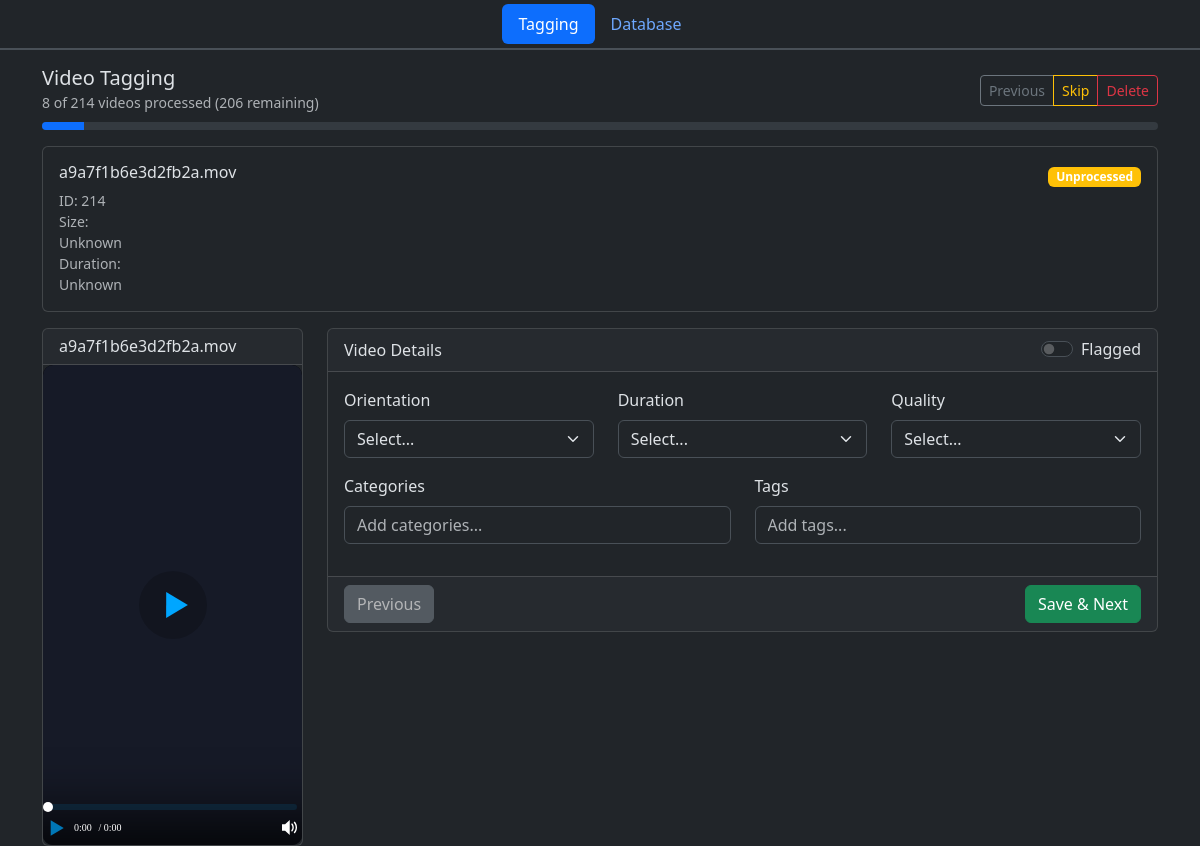
/index.php?video=214, run on the app's committed database.
### tables this page shows
CREATE TABLE videos (
            id INTEGER PRIMARY KEY,
            file_name TEXT UNIQUE,
            file_path TEXT,
            duration INTEGER,
            width INTEGER,
            height INTEGER,
            orientation TEXT,
            quality TEXT,
            is_processed INTEGER DEFAULT 0,
            flagged INTEGER DEFAULT 0,
            created_at DATETIME DEFAULT CURRENT_TIMESTAMP
        );

### includes/helpers.php (called while the page is built, shortened)
<?php
function getVideoMetadata($videoPath) {
    $metadata = [
        'duration' => 0,
        'width' => 0,
        'height' => 0,
        'size' => 0,
        'orientation' => 'unknown'
    ];
    if (!file_exists($videoPath)) {
        return $metadata;
    }
    return $metadata;
}
function formatDuration($seconds) {
    if ($seconds <= 0) return 'Unknown';
}
function formatFileSize($bytes) {
    if ($bytes <= 0) return 'Unknown';
    $units = ['B', 'KB', 'MB', 'GB', 'TB'];
    $bytes = max($bytes, 0);
    $pow = floor(($bytes ? log($bytes) : 0) / log(1024));
    $pow = min($pow, count($units) - 1);
    $bytes /= pow(1024, $pow);
    return round($bytes, 2) . ' ' . $units[$pow];
}
?>

### index.php (the view, shortened to what this page needs)
<?php
require_once 'config.php';
$videoId = isset($_GET['video']) ? intval($_GET['video']) : 0;
if ($videoId > 0) {
    $stmt = $db->prepare('SELECT * FROM videos WHERE id = ?');
    $stmt->bindValue(1, $videoId, SQLITE3_INTEGER);
    $result = $stmt->execute();
    $currentVideo = $result ? $result->fetchArray(SQLITE3_ASSOC) : null;
}
$prevVideo = null;
if ($currentVideo) {
    $stmt = $db->prepare('SELECT * FROM videos WHERE id < ? ORDER BY id DESC LIMIT 1');
    $stmt->bindValue(1, $currentVideo['id'], SQLITE3_INTEGER);
    $result = $stmt->execute();
    $prevVideo = $result ? $result->fetchArray(SQLITE3_ASSOC) : null;
}
$videoMetadata = [];
if ($currentVideo) {
    $videoMetadata = getVideoMetadata($currentVideo['file_path']);
}
$totalVideos = $db->querySingle('SELECT COUNT(*) FROM videos');
$processedVideos = $db->querySingle('SELECT COUNT(*) FROM videos WHERE is_processed = 1');
$remainingVideos = $totalVideos - $processedVideos;
$progressPercent = $totalVideos > 0 ? ($processedVideos / $totalVideos * 100) : 0;
?>
<!DOCTYPE html>
<html lang="en">
<head>
    <link href="https://cdn.jsdelivr.net/npm/bootstrap@5.3.8/dist/css/bootstrap.min.css" rel="stylesheet">
    <link href="https://cdn.jsdelivr.net/npm/@yaireo/tagify/dist/tagify.css" rel="stylesheet" type="text/css" />
</head>
<body data-bs-theme="dark">
    <div class="container-fluid border-bottom border-2 p-1 m-0">
        <ul class="nav nav-pills justify-content-center">
            <li class="nav-item">
                <a class="nav-link <?php echo basename($_SERVER['PHP_SELF']) === 'index.php' ? 'active' : ''; ?>" href="index.php">
                    <i class="fa-solid fa-video"></i> Tagging
                </a>
            </li>
            <li class="nav-item">
                <a class="nav-link <?php echo basename($_SERVER['PHP_SELF']) === 'database.php' ? 'active' : ''; ?>" href="database.php">
                    <i class="fa-solid fa-database"></i> Database
                </a>
            </li>
        </ul>
    </div>
    <main class="container mt-3">
        <?php if ($currentVideo): ?>
                <div class="row mb-3">
                    <div class="col-12">
                        <div class="d-flex justify-content-between align-items-center mb-2">
                            <div>
                                <h5 class="mb-0">Video Tagging</h5>
                                <small class="text-muted">
                                    <?php echo "$processedVideos of $totalVideos videos processed"; ?>
                                    <?php if ($remainingVideos > 0): ?>
                                        (<?php echo $remainingVideos; ?> remaining)
                                    <?php endif; ?>
                                </small>
                            </div>
                            <div class="btn-group">
                            <?php if ($prevVideo): ?>
                                <a href="?video=<?php echo $prevVideo['id']; ?>" class="btn btn-outline-secondary btn-sm">
                                    <i class="fa-solid fa-arrow-left"></i> Previous
                                </a>
                            <?php endif; ?>
                            <button class="btn btn-outline-warning btn-sm" id="skip-btn">
                                <i class="fa-solid fa-forward"></i> Skip
                            </button>
                            <?php if ($currentVideo): ?>
                                <button class="btn btn-outline-danger btn-sm" id="delete-btn">
                                    <i class="fa-solid fa-trash"></i> Delete
                                </button>
                            <?php endif; ?>
                        </div>
                        </div>
                        <div class="progress" style="height: 8px;">
                            <div class="progress-bar" role="progressbar"
                                style="width: <?php echo $progressPercent; ?>%">
                            </div>
                        </div>
                    </div>
                </div>
                <?php if ($currentVideo): ?>
                <div class="row mb-3">
                    <div class="col-12">
                        <div class="card">
                            <div class="card-body">
                                <div class="d-flex justify-content-between align-items-start">
                                    <div>
                                        <h6 class="mb-1">
                                            <?php echo htmlspecialchars($currentVideo['file_name'], ENT_QUOTES, 'UTF-8'); ?>
                                        </h6>
                                        <div class="row mt-2">
                                            <div class="col-md-6">
                                                <small class="text-muted">
                                                    <div><i class="fa-solid fa-hashtag"></i> ID: <?php echo $currentVideo['id']; ?></div>
                                                    <div><i class="fa-solid fa-weight-scale"></i> Size: <?php echo formatFileSize($videoMetadata['size'] ?? 0); ?></div>
                                                    <div><i class="fa-solid fa-clock"></i> Duration: <?php echo formatDuration($videoMetadata['duration'] ?? 0); ?></div>
                                                </small>
                                            </div>
                                            <div class="col-md-6">
                                            </div>
                                        </div>
                                    </div>
                                    <div>
                                        <?php if ($currentVideo['is_processed']): ?>
                                            <span class="badge bg-success">Processed</span>
                                        <?php else: ?>
                                            <span class="badge bg-warning">Unprocessed</span>
                                        <?php endif; ?>
                                    </div>
                                </div>
                            </div>
                        </div>
                    </div>
                </div>
                <?php endif; ?>
            <div class="row">
                <div class="col-md-3">
                    <div class="card">
                        <div class="card-header">
                            <h6 class="mb-0">
                                <?php echo htmlspecialchars($currentVideo['file_name'], ENT_QUOTES, 'UTF-8'); ?>
                            </h6>
                        </div>
                        <div class="card-body p-0">
                            <div id="video-player">
                            </div>
                        </div>
                    </div>
                </div>
                <div class="col-md-9">
                    <div class="card">
                        <div class="card-header d-flex justify-content-between align-items-center">
                            <span>Video Details</span>
                            <div class="form-check form-switch">
                                <input class="form-check-input" type="checkbox" id="flagged-switch">
                                <label class="form-check-label" for="flagged-switch">
                                    <i class="fa-solid fa-flag"></i> Flagged
                                </label>
                            </div>
                        </div>
                        <div class="card-body">
                            <div class="row mb-3">
                                <div class="col-md-4">
                                    <label class="form-label">
                                        <i class="fa-solid fa-rotate"></i> Orientation
                                    </label>
                                    <select class="form-select" id="video-orientation">
                                        <option value="">Select...</option>
                                    </select>
                                </div>
                                <div class="col-md-4">
                                    <label class="form-label">
                                        <i class="fa-solid fa-clock"></i> Duration
                                    </label>
                                    <select class="form-select" id="video-duration">
                                        <option value="">Select...</option>
                                    </select>
                                </div>
                                <div class="col-md-4">
                                    <label class="form-label">
                                        <i class="fa-solid fa-high-definition"></i> Quality
                                    </label>
                                    <select class="form-select" id="video-quality">
                                        <option value="">Select...</option>
                                    </select>
                                </div>
                            </div>
                            <div class="row">
                                <div class="col-md-6 mb-3">
                                    <label class="form-label">
                                        <i class="fa-solid fa-list"></i> Categories
                                    </label>
                                    <input id="category-input" class="form-control" placeholder="Add categories..."/>
                                </div>
                                <div class="col-md-6 mb-3">
                                    <label class="form-label">
                                        <i class="fa-solid fa-tags"></i> Tags
                                    </label>
                                    <input id="tags-input" class="form-control" placeholder="Add tags..."/>
                                </div>
                            </div>
                        </div>
                        <div class="card-footer">
                            <div class="d-flex justify-content-between">
                                <button class="btn btn-secondary" id="prev-btn" disabled>
                                    <i class="fa-solid fa-arrow-left"></i> Previous
                                </button>
                                <div>
                                    <button class="btn btn-success" id="save-btn">
                                        <i class="fa-solid fa-save"></i> Save & Next
                                    </button>
                                </div>
                            </div>
                        </div>
                    </div>
                </div>
            </div>
        <?php endif; ?>
    </main>
</body>
</html>

### index.php (style rules this page uses)
#video-player { width: 100%; height: auto; background: #000; display: flex; align-items: center; justify-content: center; color: #fff; }

### data on the page
videos: file_name "a9a7f1b6e3d2fb2a.mov", id "214", file_path "Unknown"

### other printed values
$processedVideos "8"
$totalVideos "214"
$remainingVideos "206"
